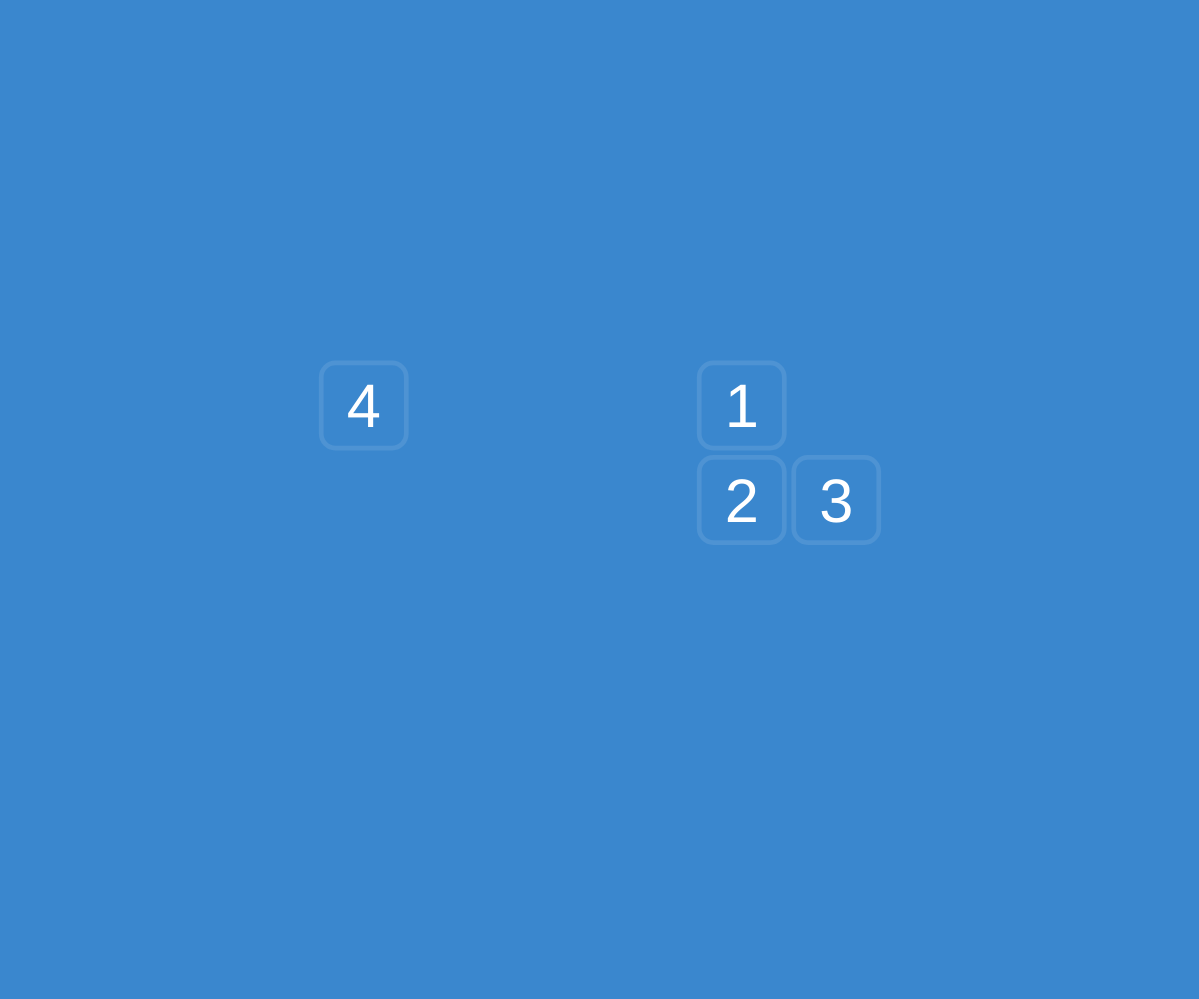
Frame 1 (no input)
Frame 60 (no input): identical to frame 1, image omitted
Frame 120 (the mouse pressed at the canvas centre since frame 60): identical to frame 1, image omitted

The p5.js sketch that drew this single still picture (run headless with seeded random() and noise() and a simulated clock; from frame 60 on, the mouse is pressed at the canvas centre):

// p5.js sketch
// ── sketch.js
// Recreation of https://humanbenchmark.com/tests/chimp
// Made by Sander Bos in 2020


///////////////////
// TODO:
//
// - Fade in next level.
// - Popups.
//   - Strike popup.
//   - Game over popup.
//   - Win popup.
//   - Highscores popup.
//     - Enter 3 letter name.
//   - Inactivity alert.
//     - Prevents people continuing from where someone else left off somewhat.
//     - If the user doesn't do anything when the popup appears, the game restarts in 10+ sec.
// - Make it impossible to lose the first level.
//   - Gray out cells the user can't guess.
//   - Make clear with particle effects which one to click.
// - Arcade cabinet controls with a Class.
// - Play sounds that are unobtrusive.
//   - Guessing cells.
//   - Strike.
//   - Game over.
//   - Win.
//   - Home screen.
// - Title screen.
//   - Start game button.
//   - Highscores listed on the left-/right-hand side.
//   - Simple animation, can use SVGs.
// - Transitions.
//   - Transition is a colored line oriented NE-SW.
//     - Moves from the top-left to the bottom-right.
//     - title screen <-> game
//     - game -> high score screen
// - Effects.
//   - Making correct guesses flashes the screen green.
//     - Bézier curve or lerp for fading.
//   - A strike flashes the screen orange.
//   - Game over flashes the screen red.
//   - A 100% win flashes the screen green & yellow.
//     - Make it cool, because it's virtually impossible.
//     - Tease it in the title screen. "Can you reach the end?"
//     - Highlight a 100% completion in the scoreboard with rainbow
//     - Allow entering up to way more than 3 letters.
//   - Use fireworks from my other P5.js fireworks project.
// - Copy lore from humanbenchmark website, along with the graph.
// - Center canvas.
//
///////////////////


///////////////////
// CUSTOMIZABLE
const CELLS_HOR = 8;
const CELLS_VER = 5;
///////////////////


///////////////////
// NOT CUSTOMIZABLE
const CELLS_TOTAL = CELLS_HOR * CELLS_VER;
const WIDTH = innerWidth;
const HEIGHT = innerHeight;
const GAME_SCREEN_OFFSET_MULT = 0.63;
const REAL_CELL_SIZE = Math.min(WIDTH * GAME_SCREEN_OFFSET_MULT / CELLS_HOR, HEIGHT * GAME_SCREEN_OFFSET_MULT / CELLS_VER);
const FAKE_CELL_SIZE = REAL_CELL_SIZE * 0.9;
const EDGE_SPACE_WIDTH = REAL_CELL_SIZE * 0.05;
const TEXT_SIZE = REAL_CELL_SIZE * 0.65;
const GAME_HOR_OFFSET = (WIDTH - REAL_CELL_SIZE * CELLS_HOR) / 2;
const GAME_VER_OFFSET = (HEIGHT - REAL_CELL_SIZE * CELLS_VER) / 2;
const CELL_CURVATURE = REAL_CELL_SIZE * 0.15;
const TEXT_OFFSET_DOWN = REAL_CELL_SIZE * 0.05;

let firstLevelBool = true;
let grid;
let score = 4;
let nextCorrectGuess;
let strikes = 0;
let startedGuessing;
///////////////////


function setup() {
	createCanvas(WIDTH - 1, HEIGHT - 1);
	initMisc();
	initGrid();
	nextLevel();
	firstLevel();
}


function draw() {
	background("#3a87ce");
	drawGrid();
}


function initMisc() {
	strokeWeight(EDGE_SPACE_WIDTH);
	textAlign(CENTER, CENTER);
}


function initGrid() {
	grid = [];
	for (let ix = 0; ix < CELLS_HOR; ix++) {
		grid[ix] = [];
		for (let iy = 0; iy < CELLS_VER; iy++) {
			grid[ix][iy] = 0;
		}
	}
}


function nextLevel() {
	if (score <= CELLS_TOTAL) {
		nextCorrectGuess = 1;
		startedGuessing = false;
		fillGrid(score);
	} else {
		win();
	}
}


function firstLevel() {
	console.log("first level");
}


function loopGrid(fn) {
	for (let ix = 0; ix < CELLS_HOR; ix++) {
		for (let iy = 0; iy < CELLS_VER; iy++) {
			fn(ix, iy);
		}
	}
}


function fillGrid(n) {
	let num = 1;
	while (num <= n) {
		const ix = randInt(CELLS_HOR);
		const iy = randInt(CELLS_HOR);
		if (grid[ix][iy] === 0) {
			grid[ix][iy] = num;
			num++;
		}
	}
}


function randInt(n) {
	return floor(random(n));
}


function drawGrid() {
	loopGrid((ix, iy) => {
		const num = grid[ix][iy];
		if (num !== 0) {
			if (!startedGuessing || firstLevelBool) {
				drawShownCells(ix, iy, num);
			} else {
				drawHiddenCells(ix, iy);
			}
		}
		// else {
		// 	stroke("#ffffff");
		// 	noFill();
		// 	square(ixToFakeCellX(ix), iyToFakeCellY(iy), FAKE_CELL_SIZE, CELL_CURVATURE);
		// }
	});
}


function drawShownCells(ix, iy, num) {
	stroke("#4e93d3");
	noFill();
	square(ixToFakeCellX(ix), iyToFakeCellY(iy), FAKE_CELL_SIZE, CELL_CURVATURE);

	noStroke();
	fill("#ffffff");
	textSize(TEXT_SIZE);
	text(num, ixToFakeTextX(ix), iyToFakeTextY(iy) + TEXT_OFFSET_DOWN);
}


function drawHiddenCells(ix, iy) {
	stroke("#ffffff");
	fill("#ffffff");
	square(ixToFakeCellX(ix), iyToFakeCellY(iy), FAKE_CELL_SIZE, CELL_CURVATURE);
}


function ixToFakeCellX(ix) {
	return indexToFakeCellPos(ix) + GAME_HOR_OFFSET;
}


function iyToFakeCellY(iy) {
	return indexToFakeCellPos(iy) + GAME_VER_OFFSET;
}


function indexToFakeCellPos(i) {
	return indexToPos(i) + EDGE_SPACE_WIDTH;
}


function indexToPos(i) {
	return i * REAL_CELL_SIZE;
}


function ixToFakeTextX(ix) {
	return indexToFakeTextPos(ix) + GAME_HOR_OFFSET;
}


function iyToFakeTextY(iy) {
	return indexToFakeTextPos(iy) + GAME_VER_OFFSET;
}


function indexToFakeTextPos(i) {
	return indexToPos(i) + REAL_CELL_SIZE / 2;
}


function emptyGrid() {
	loopGrid((ix, iy) => {
		grid[ix][iy] = 0;
	});
}


function xToIndex(x) {
	return xyToIndex(x - GAME_HOR_OFFSET);
}


function yToIndex(y) {
	return xyToIndex(y - GAME_VER_OFFSET);
}


function xyToIndex(xy) {
	return floor(xy / REAL_CELL_SIZE);
}


function mousePressed() {
	const x = xToIndex(mouseX);
	const y = yToIndex(mouseY);
	if (x < CELLS_HOR && y < CELLS_VER) {
		const n = grid[x][y];
		if (n !== 0) {
			startedGuessing = true;
			if (n === nextCorrectGuess) {
				correctGuess(x, y);
			} else {
				wrongGuess();
			}
		}
	}
}


function correctGuess(x, y) {
	grid[x][y] = 0;
	nextCorrectGuess++;
	if (nextCorrectGuess - 1 === score) {
		score++;
		if (firstLevelBool) {
			firstLevelBool = false;
		}
		nextLevel();
	}
}


function wrongGuess() {
	strikes++;
	if (strikes < 3) {
		strike();
	} else {
		gameOver();
	}
}


function strike() {
	console.log(`strike ${strikes} of 3`);
}


function gameOver() {
	console.log("game over");
}


function win() {
	console.log("you won");
}
